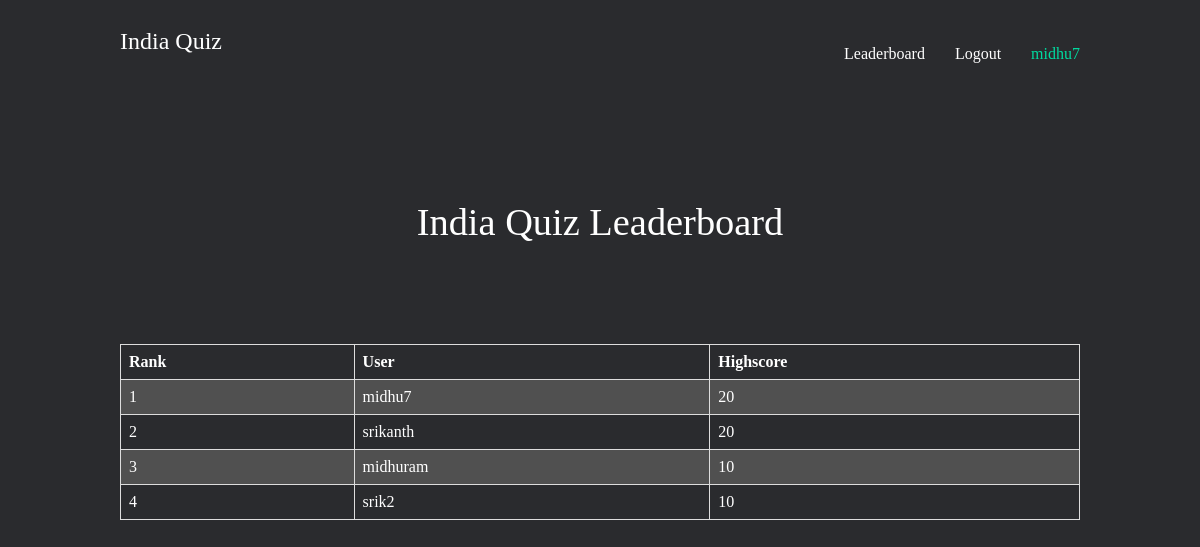
Screenshot of /quiz/leaderboard (signed in) with the database file from the repository.
### quiz/models.py (models this page shows, shortened)
class Highscore(models.Model):
    user = models.ForeignKey(User, on_delete=models.SET_NULL, null=True)
    highscore = models.IntegerField(default = 0)
    class Meta:
        ordering = ['-highscore']

### quiz/views.py (the view)
# urls.py: path('leaderboard',views.leaderboard, name = 'leaderboard'),
def leaderboard(request):
    data = Highscore.objects.all()
    return render(request, 'quiz/leaderboard.html',{'data':data})

### quiz/templates/quiz/leaderboard.html
{% extends 'base_layout.html' %}
{% block content %}
<h1>India Quiz Leaderboard</h1>
<table class="css-serial">
    <tr>
        <th>Rank</th>
        <th>User</th>
        <th>Highscore</th>
    </tr>
{% for topscore in data %}
    <tr>
        <td></td>
        <td>{{topscore.user.username}}</td>
        <td>{{topscore.highscore}}</td>
    </tr>
{% endfor %}
</table>
{% endblock %}

### templates/base_layout.html (shortened to what this page needs)
{% load static %}
<!DOCTYPE html>
<html lang="en">
<head>
    <link rel="stylesheet" href="{% static 'styles.css' %}">
</head>
<body>
    <header class="wrapper">
        <h2><a href="{% url 'home' %}">India Quiz</a></h2>
        <nav>
            <ul>
                <li><a href="{% url 'quiz:leaderboard' %}">Leaderboard</a></li>
                {% if user.is_authenticated %}
                <li>
                    <form action="{% url 'accounts:logout' %}" method="post">
                        <button type="submit">Logout</button>
                    </form>
                </li>
                <li id = "user">{{user}}</li>
                {% else %}
                <li><a href="{% url 'accounts:login' %}">Login</a></li>
                <li><a href="{% url 'accounts:signup' %}">Sign Up</a></li>
                {% endif %}
            </ul>
        </nav>
    </header>
    <div class="wrapper">
        {% block content %}
        {% endblock %}
    </div>
</body>
</html>

### assets/styles.css (style rules this page uses)
body { background-color: #2a2b2e; color: #fff; }
body * { font-family: Ubuntu; }
h1, h2, h3, h4, h5 { font-weight: normal; margin: 0; }
a, a:hover, a:visited { color: #fff; text-decoration: none; }
.wrapper { max-width: 960px; margin: 0 auto; }
div.wrapper > h1 { text-align: center; margin: 100px auto; font-size: 2.4em }
header { display: grid; grid-template-columns: 1fr 1fr; padding: 20px 0; }
nav { justify-self: end; }
nav li { display: inline-block; list-style-type: none; margin-left: 20px; }
nav button { background: none; color: #fff; cursor: pointer; border: 0; font-size: 16px; }
#user { color: #00dba0; }
table { font-family: arial, sans-serif; border-collapse: collapse; width: 100%; }
td, th { border: 1px solid #dddddd; text-align: left; padding: 8px; }
tr:nth-child(even) { background-color: #505050; }
.css-serial { counter-reset: serial-number; }
.css-serial td:first-child:before { counter-increment: serial-number; content: counter(serial-number); }

### rows the page displays
Highscore: user.username "midhu7", highscore "20"
Highscore: user.username "srikanth", highscore "20"
Highscore: user.username "midhuram", highscore "10"
Highscore: user.username "srik2", highscore "10"

### other values shown
{{ user }} "midhu7"
